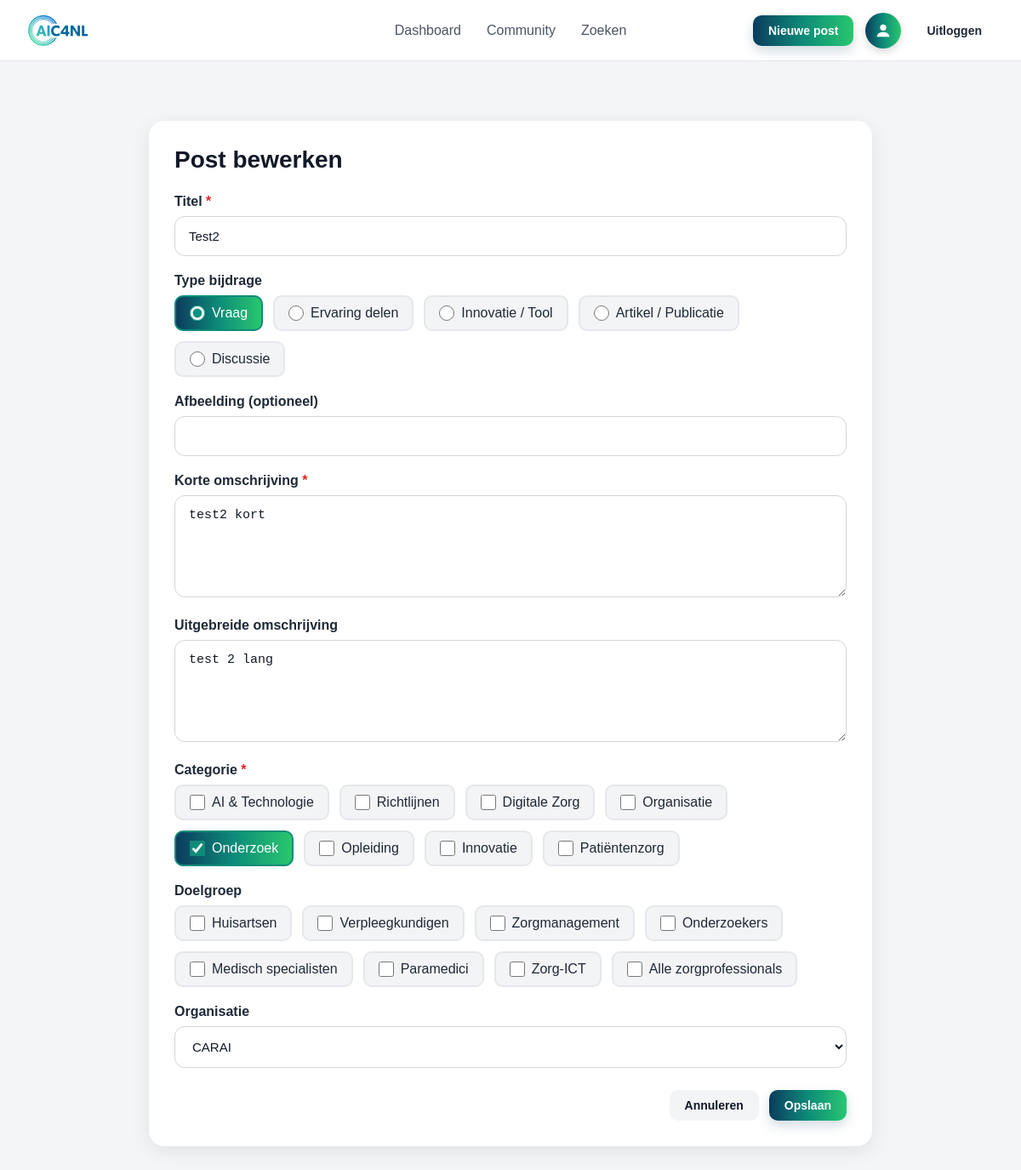
/community/post/4/bewerken/ (signed in), run on the app's committed database.
### core/models.py (models this page shows, shortened)
class Post(models.Model):
    title = models.CharField(max_length=255)
    type = models.CharField(max_length=255)
    short_description = models.CharField(max_length=500)
    long_description = models.TextField()
    created_at = models.DateTimeField(auto_now_add=True)
    image_path = models.CharField(max_length=500, blank=True, null=True)
    target_audience = models.CharField(max_length=255)
    category = models.CharField(max_length=255)
    is_validated = models.BooleanField(default=False)
    user = models.ForeignKey(
        User,
        on_delete=models.CASCADE,
        related_name="posts"
    )
    use_case = models.ForeignKey(
        UseCase,
        on_delete=models.SET_NULL,
        null=True,
        blank=True,
        related_name="posts"
    )
    institution = models.ForeignKey(
        Institution,
        on_delete=models.SET_NULL,
        null=True,
        blank=True,
        related_name="posts"
    )

### core/views.py (the view)
# urls.py: path('community/post/<int:post_id>/bewerken/', views.edit_post_view, name='edit_post'),
@login_required
def edit_post_view(request, post_id):
    try:
        post = Post.objects.get(id=post_id)
    except Post.DoesNotExist:
        messages.error(request, 'Post niet gevonden.')
        return redirect('community')
    if post.user != request.user:
        messages.error(request, 'Je bent niet bevoegd om deze post te bewerken.')
        return redirect('community')
    if request.method == 'POST':
        form = PostForm(request.POST, instance=post)
        if form.is_valid():
            post = form.save(commit=False)
            if 'category' in form.cleaned_data:
                categories = form.cleaned_data['category']
                if isinstance(categories, list):
                    post.category = ', '.join(categories)
                else:
                    post.category = categories
            if 'target_audience' in form.cleaned_data:
                audiences = form.cleaned_data['target_audience']
                if isinstance(audiences, list):
                    post.target_audience = ', '.join(audiences)
                else:
                    post.target_audience = audiences
            post.save()
            messages.success(request, 'Post succesvol bijgewerkt!')
            return redirect('community')
    else:
        form = PostForm(instance=post)
    return render(request, 'core/edit_post.html', {'form': form, 'post': post})

### core/models.py (called while the page is built)
    def __str__(self):
        return self.name

### core/templates/core/edit_post.html (shortened to what this page needs)
{% extends 'core/base.html' %}
{% block content %}
<div class="post-page-wrapper">
    <div class="post-form-card">
        <h1 style="margin-bottom: 24px; font-size: 28px; color: #111827;">Post bewerken</h1>
        <form method="post" class="prototype-post-form">
            <div class="form-section">
                <label class="field-label" for="{{ form.title.id_for_label }}">Titel <span>*</span></label>
                {{ form.title }}
            </div>
            <div class="form-section">
                <label class="field-label" for="{{ form.type.id_for_label }}">Type bijdrage</label>
                {{ form.type }}
            </div>
            <div class="form-section">
                <label class="field-label" for="{{ form.image_path.id_for_label }}">Afbeelding (optioneel)</label>
                {{ form.image_path }}
            </div>
            <div class="form-section">
                <label class="field-label" for="{{ form.short_description.id_for_label }}">Korte omschrijving <span>*</span></label>
                {{ form.short_description }}
            </div>
            <div class="form-section">
                <label class="field-label" for="{{ form.long_description.id_for_label }}">Uitgebreide omschrijving</label>
                {{ form.long_description }}
            </div>
            <div class="form-section">
                <label class="field-label" for="{{ form.category.id_for_label }}">Categorie <span>*</span></label>
                {{ form.category }}
            </div>
            <div class="form-section">
                <label class="field-label" for="{{ form.target_audience.id_for_label }}">Doelgroep</label>
                {{ form.target_audience }}
            </div>
            <div class="form-section">
                <label class="field-label" for="{{ form.institution.id_for_label }}">Organisatie</label>
                {{ form.institution }}
            </div>
            <div class="modal-actions">
                <a href="{% url 'community' %}" class="btn-cancel">Annuleren</a>
                <button type="submit" class="btn-submit">Opslaan</button>
            </div>
        </form>
    </div>
</div>
{% endblock %}

### core/static/core/styles.css (style rules this page uses)
* { margin: 0; padding: 0; box-sizing: border-box; }
body { background: #f3f5f7; color: #1f2937; font-family: Arial, sans-serif; }
.new-post-btn, .composer-post-btn, .btn-primary, .btn-submit { display: inline-flex; align-items: center; justify-content: center; background: linear-gradient( 90deg, #0b3c5d 0%, #0d8b79 50%, #28c76f 100% ); color: #ffffff; border: none; border-radius: 10px; padding: 10px 18px; font-weight: 600; font-size: 14px; cursor: pointer; text-decoration: none; transition: 0.2s ease; box-shadow: 0 6px 14px rgba(11, 60, 93, 0.18); }
.btn-secondary, .btn-cancel { display: inline-flex; align-items: center; justify-content: center; background: #f3f4f6; color: #111827; border: none; border-radius: 10px; padding: 10px 18px; font-weight: 600; font-size: 14px; cursor: pointer; text-decoration: none; transition: 0.2s ease; }
.prototype-post-form .form-section, .post-form .form-group { margin-bottom: 20px; }
.field-label, .post-form label { display: block; font-weight: 600; margin-bottom: 8px; color: #1f2937; }
.field-label span { color: #dc2626; }
#id_type { display: flex; gap: 12px; flex-wrap: wrap; }
#id_type label { display: inline-flex; align-items: center; gap: 8px; background: #f3f4f6; border: 2px solid #e5e7eb; border-radius: 10px; padding: 10px 16px; font-weight: 500; cursor: pointer; transition: all 0.2s ease; margin: 0; }
#id_type input[type="radio"] { width: 18px; height: 18px; cursor: pointer; accent-color: #0d8b79; margin: 0; }
#id_type input[type="radio"]:checked ~ * + label, #id_type input[type="radio"]:checked { filter: brightness(1.05); }
#id_type label:has(input[type="radio"]:checked) { background: linear-gradient( 90deg, #0b3c5d 0%, #0d8b79 50%, #28c76f 100% ); color: #ffffff; border-color: #0d8b79; }
#id_category { display: flex; gap: 12px; flex-wrap: wrap; }
#id_category label { display: inline-flex; align-items: center; gap: 8px; background: #f3f4f6; border: 2px solid #e5e7eb; border-radius: 10px; padding: 10px 16px; font-weight: 500; cursor: pointer; transition: all 0.2s ease; margin: 0; }
#id_category input[type="checkbox"] { width: 18px; height: 18px; cursor: pointer; accent-color: #0d8b79; margin: 0; }
#id_category label:has(input[type="checkbox"]:checked) { background: linear-gradient( 90deg, #0b3c5d 0%, #0d8b79 50%, #28c76f 100% ); color: #ffffff; border-color: #0d8b79; }
#id_target_audience { display: flex; gap: 12px; flex-wrap: wrap; }
#id_target_audience label { display: inline-flex; align-items: center; gap: 8px; background: #f3f4f6; border: 2px solid #e5e7eb; border-radius: 10px; padding: 10px 16px; font-weight: 500; cursor: pointer; transition: all 0.2s ease; margin: 0; }
#id_target_audience input[type="checkbox"] { width: 18px; height: 18px; cursor: pointer; accent-color: #0d8b79; margin: 0; }
.prototype-post-form input, .prototype-post-form textarea, .prototype-post-form select, .post-form input, .post-form textarea, .post-form select { width: 100%; box-sizing: border-box; border: 1px solid #d1d5db; border-radius: 12px; padding: 14px 16px; font-size: 15px; background: #ffffff; color: #111827; }
.prototype-post-form textarea, .post-form textarea { resize: vertical; min-height: 120px; }
.modal-actions, .post-form-actions { display: flex; justify-content: flex-end; gap: 12px; margin-top: 26px; }
.post-page-wrapper { display: flex; justify-content: center; padding: 40px 20px; }
.post-form-card { width: 100%; max-width: 850px; background: #ffffff; border-radius: 18px; padding: 30px; box-shadow: 0 6px 24px rgba(0, 0, 0, 0.08); }

### data on the page
Post: title "Test2", type "☑ Vraag ☐ Ervaring delen ☐ Innovatie / Tool ☐ Artikel / Publicatie ☐ Discussie", short_description "test2 kort", long_description "test 2 lang", category "☐ ☐ ☐ ☐ ☑ ☐ ☐ ☐", target_audience "☐ ☐ ☐ ☐ ☐ ☐ ☐ ☐", institution "CARAI"
